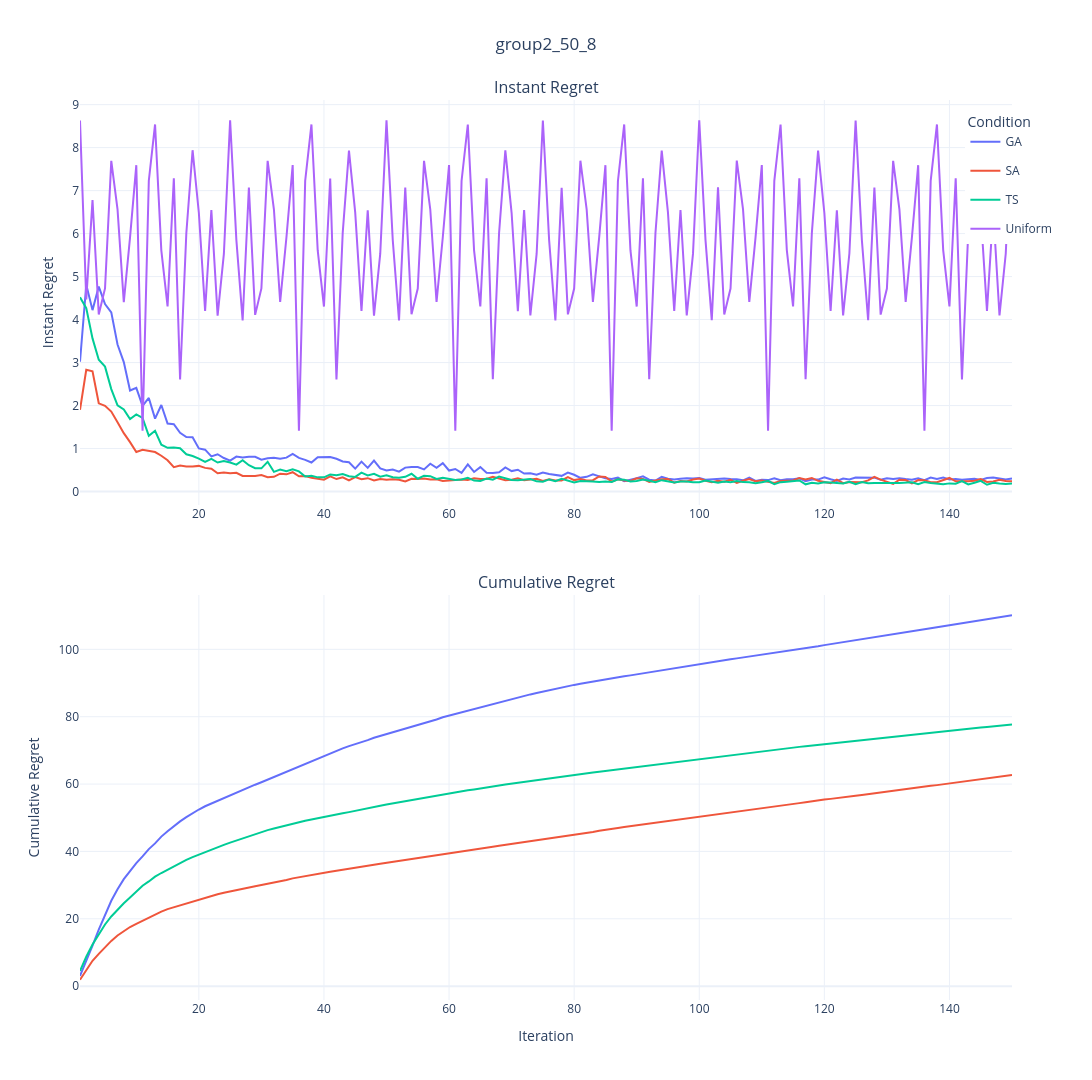

Write notebook code for a chart like this one.
### Code cell
import pandas as pd
import plotly.graph_objects as go
import plotly.express as px
from plotly.subplots import make_subplots
import plotly.io as pio
import os
import numpy as np

data = "data2"
if data=="data1":
    text = "group"
else:
    text = "group2"

# 定义文件夹路径和CSV文件列表
data_folder = os.path.join('Data', data)
# files = ['50_8_0.csv','50_8_2.csv','50_8_20.csv','50_8_TS.csv','50_8_Uni.csv']
# curve_names = ['β = 0', 'β = 2', 'β = 20', 'TS', 'Uniform']
files = ['50_8_GA.csv','50_8_SA.csv','50_8_TS.csv','50_8_Uni.csv']
curve_names = [ 'GA', 'SA', 'TS', 'Uniform']
colors = px.colors.qualitative.Plotly[:len(curve_names)] 

# 创建三个DataFrame分别存储原始均值、最优均值和累积遗憾
all_mean_data = pd.DataFrame()
all_best_data = pd.DataFrame()
all_cumsum_data = pd.DataFrame()  # 新增：存储Cumulative Regret

# 循环处理每个文件
for file, name in zip(files, curve_names):
    file_path = os.path.join(data_folder, file)
    df = pd.read_csv(file_path, index_col='Repetition')
    
    # 计算每个step的均值（Instant Regret）
    mean_results = df.mean(axis=0)
    
    # 计算当前最优均值（Simple Regret，可选保留或删除）
    best_results = np.minimum.accumulate(mean_results.values)
    
    # 添加到原始均值DataFrame
    temp_mean_df = pd.DataFrame({
        'Iter': range(1, 151),
        'Value': mean_results.values,
        'Condition': name
    })
    
    # 添加到最优均值DataFrame（可选保留或删除）
    temp_best_df = pd.DataFrame({
        'Iter': range(1, 151),
        'Value': best_results,
        'Condition': name
    })    
    
    # 新增：计算Cumulative Regret（排除Uniform条件）
    if name != 'Uniform':
        cumsum_results = np.cumsum(mean_results.values)
        temp_cumsum_df = pd.DataFrame({
            'Iter': range(1, 151),
            'Value': cumsum_results,
            'Condition': name
        })
        all_cumsum_data = pd.concat([all_cumsum_data, temp_cumsum_df])
    
    all_mean_data = pd.concat([all_mean_data, temp_mean_df])
    all_best_data = pd.concat([all_best_data, temp_best_df])

# 创建子图（2行1列，垂直排列）
fig = make_subplots(
    rows=2, cols=1,
    vertical_spacing=0.1,
    subplot_titles=("Instant Regret", "Cumulative Regret")  # 添加子图标题
)

# 为每个条件添加原始均值曲线（Instant Regret，第一个子图）
for i, condition in enumerate(curve_names):
    mean_df = all_mean_data[all_mean_data['Condition'] == condition]
    fig.add_trace(
        go.Scatter(
            x=mean_df['Iter'],
            y=mean_df['Value'],
            name=condition,
            legendgroup=condition,
            showlegend=True,
            line=dict(color=colors[i]),
            meta=[condition],
            hovertemplate="Iter: %{x}<br>Mean: %{y:.4f}<br>Condition: %{meta[0]}<extra></extra>"
        ),
        row=1, col=1
    )

# 为每个条件（排除Uniform）添加累积遗憾曲线（Cumulative Regret，第二个子图）
for i, condition in enumerate(curve_names):
    if condition == 'Uniform':
        continue  # 跳过Uniform条件
    cumsum_df = all_cumsum_data[all_cumsum_data['Condition'] == condition]
    fig.add_trace(
        go.Scatter(
            x=cumsum_df['Iter'],
            y=cumsum_df['Value'],
            name=condition,
            legendgroup=condition,
            showlegend=False,  # 避免重复图例
            line=dict(color=colors[i]),
            meta=[condition],
            hovertemplate="Iter: %{x}<br>CumSum: %{y:.4f}<br>Condition: %{meta[0]}<extra></extra>"
        ),
        row=2, col=1
    )

# 更新布局
fig.update_layout(
    title_text=text+"_50_8",
    title_x=0.5,
    height=1080,
    width=1920,
    template='plotly_white',
    legend_title_text='Condition',
    legend=dict(yanchor="top", y=0.99, xanchor="left", x=0.95)
)

# 更新Y轴和X轴标签
fig.update_yaxes(title_text="Instant Regret", row=1, col=1)
fig.update_yaxes(title_text="Cumulative Regret", row=2, col=1)
fig.update_xaxes(title_text="Iteration", row=2, col=1)  # 仅底部子图显示X轴标签

# 显示图形
fig.show()

# 保存为HTML文件
pio.write_html(fig, '50_8_instant.html')

### Figure 1 — Plotly figure (JSON) as saved in the notebook; plotly's stock layout.template omitted (floating-point values rounded to 4 significant figures; data arrays with more than 128 entries replaced by an {"elided": "..."} marker saying what was removed)
{"data": [{"hovertemplate": "Iter: %{x}<br>Mean: %{y:.4f}<br>Condition: %{meta[0]}<extra></extra>", "legendgroup": "GA", "line": {"color": "#636EFA"}, "meta": ["GA"], "name": "GA", "showlegend": true, "type": "scatter", "x": {"elided": "150 int values"}, "xaxis": "x", "y": {"elided": "150 float values"}, "yaxis": "y"}, {"hovertemplate": "Iter: %{x}<br>Mean: %{y:.4f}<br>Condition: %{meta[0]}<extra></extra>", "legendgroup": "SA", "line": {"color": "#EF553B"}, "meta": ["SA"], "name": "SA", "showlegend": true, "type": "scatter", "x": {"elided": "150 int values"}, "xaxis": "x", "y": {"elided": "150 float values"}, "yaxis": "y"}, {"hovertemplate": "Iter: %{x}<br>Mean: %{y:.4f}<br>Condition: %{meta[0]}<extra></extra>", "legendgroup": "TS", "line": {"color": "#00CC96"}, "meta": ["TS"], "name": "TS", "showlegend": true, "type": "scatter", "x": {"elided": "150 int values"}, "xaxis": "x", "y": {"elided": "150 float values"}, "yaxis": "y"}, {"hovertemplate": "Iter: %{x}<br>Mean: %{y:.4f}<br>Condition: %{meta[0]}<extra></extra>", "legendgroup": "Uniform", "line": {"color": "#AB63FA"}, "meta": ["Uniform"], "name": "Uniform", "showlegend": true, "type": "scatter", "x": {"elided": "150 int values"}, "xaxis": "x", "y": {"elided": "150 float values"}, "yaxis": "y"}, {"hovertemplate": "Iter: %{x}<br>CumSum: %{y:.4f}<br>Condition: %{meta[0]}<extra></extra>", "legendgroup": "GA", "line": {"color": "#636EFA"}, "meta": ["GA"], "name": "GA", "showlegend": false, "type": "scatter", "x": {"elided": "150 int values"}, "xaxis": "x2", "y": {"elided": "150 float values"}, "yaxis": "y2"}, {"hovertemplate": "Iter: %{x}<br>CumSum: %{y:.4f}<br>Condition: %{meta[0]}<extra></extra>", "legendgroup": "SA", "line": {"color": "#EF553B"}, "meta": ["SA"], "name": "SA", "showlegend": false, "type": "scatter", "x": {"elided": "150 int values"}, "xaxis": "x2", "y": {"elided": "150 float values"}, "yaxis": "y2"}, {"hovertemplate": "Iter: %{x}<br>CumSum: %{y:.4f}<br>Condition: %{meta[0]}<extra></extra>", "legendgroup": "TS", "line": {"color": "#00CC96"}, "meta": ["TS"], "name": "TS", "showlegend": false, "type": "scatter", "x": {"elided": "150 int values"}, "xaxis": "x2", "y": {"elided": "150 float values"}, "yaxis": "y2"}], "layout": {"annotations": [{"font": {"size": 16}, "showarrow": false, "text": "Instant Regret", "x": 0.5, "xanchor": "center", "xref": "paper", "y": 1, "yanchor": "bottom", "yref": "paper"}, {"font": {"size": 16}, "showarrow": false, "text": "Cumulative Regret", "x": 0.5, "xanchor": "center", "xref": "paper", "y": 0.45, "yanchor": "bottom", "yref": "paper"}], "height": 1080, "legend": {"title": {"text": "Condition"}, "x": 0.95, "xanchor": "left", "y": 0.99, "yanchor": "top"}, "title": {"text": "group2_50_8", "x": 0.5}, "width": 1920, "xaxis": {"anchor": "y", "domain": [0, 1]}, "xaxis2": {"anchor": "y2", "domain": [0, 1], "title": {"text": "Iteration"}}, "yaxis": {"anchor": "x", "domain": [0.55, 1], "title": {"text": "Instant Regret"}}, "yaxis2": {"anchor": "x2", "domain": [0, 0.45], "title": {"text": "Cumulative Regret"}}}}
